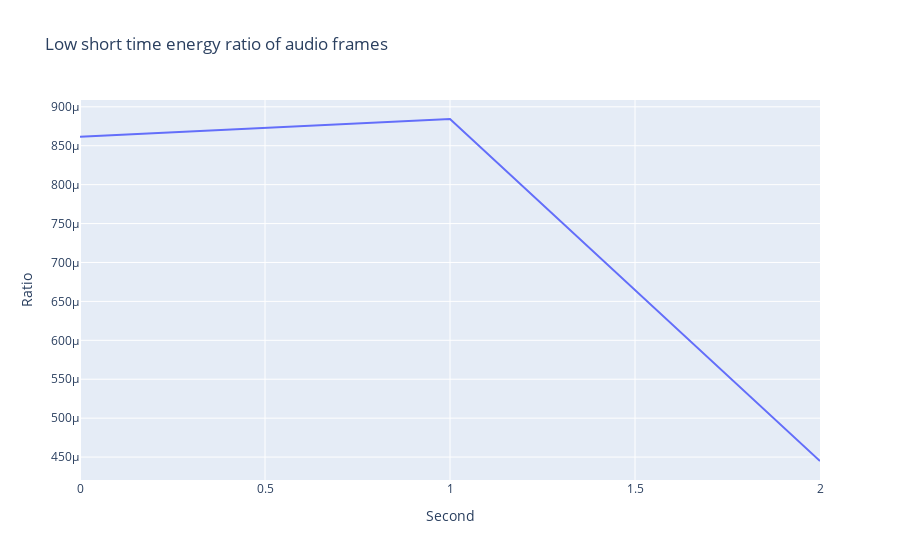

The notebook cell saved with this chart:
### Code cell
plot_hzcrr(audio=audio,frame_rate=frame_rate,percent_frame_size=percent_frame_size,percent_hop_length=percent_hop_length)

### Figure 1 — Plotly figure (JSON) as saved in the notebook; plotly's stock layout.template omitted (floating-point values rounded to 4 significant figures)
{"data": [{"mode": "lines", "type": "scatter", "x": [0, 1, 2], "y": [0.0008617, 0.0008844, 0.0004449]}], "layout": {"title": {"text": "Low short time energy ratio of audio frames"}, "xaxis": {"anchor": "y", "domain": [0, 1], "title": {"text": "Second"}}, "yaxis": {"anchor": "x", "domain": [0, 1], "title": {"text": "Ratio"}}}}
